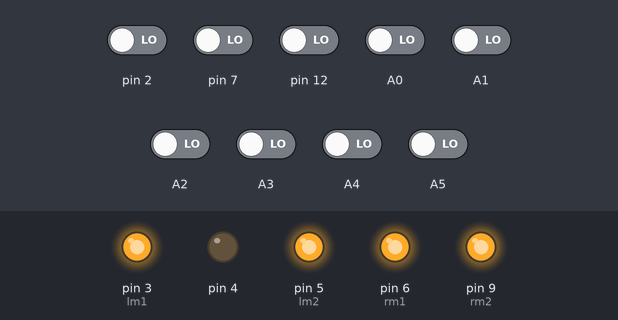
A sketch run on a simulated Arduino Uno, built with avr-gcc and run on an emulated ATmega328P. Shown: output pins drawn as LEDs (lit = HIGH). The test bench sets the inputs (shaded band); at power-on: A0–5, pin 2, pin 7, pin 12 LOW.

Above: at 1.2 s.
1.3 s: A2 driven HIGH
At 12.9 s:
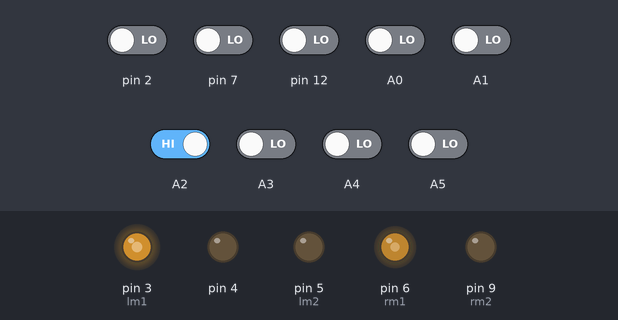
14.0 s: A3 driven HIGH
At 14.6 s:
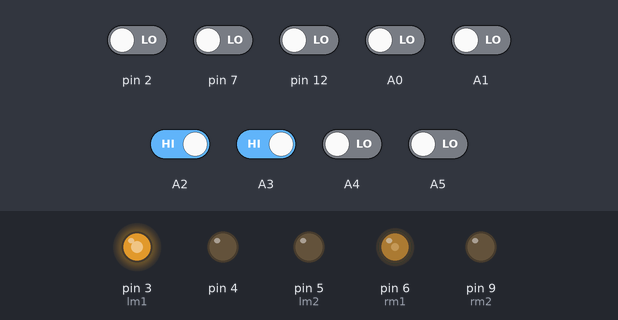
15.5 s: pin 2 driven HIGH
At 15.8 s:
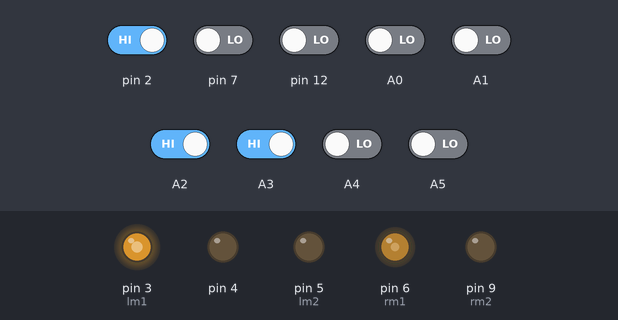
17.0 s: A4 driven HIGH
At 18.1 s:
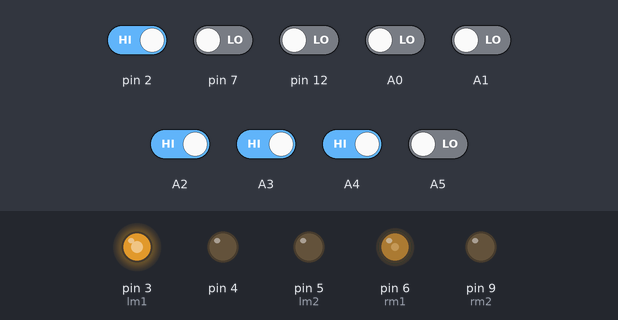
18.5 s: A5 driven HIGH
At 19.2 s:
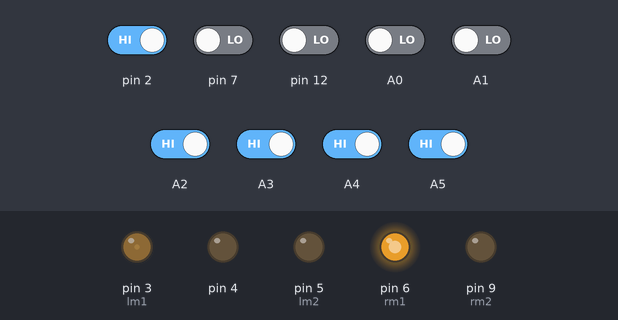
20.0 s: A2 driven LOW
At 20.4 s:
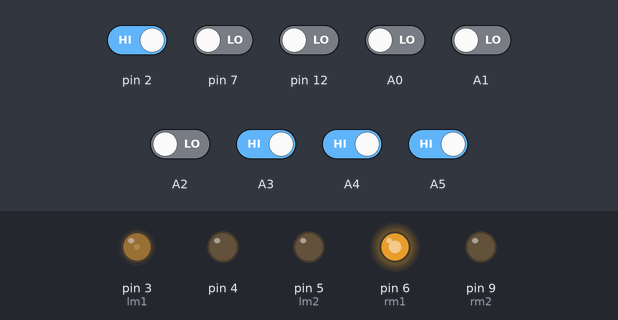
Timing chart, 0 to 22.5 s (numbered marks = the images above; inputs shaded):
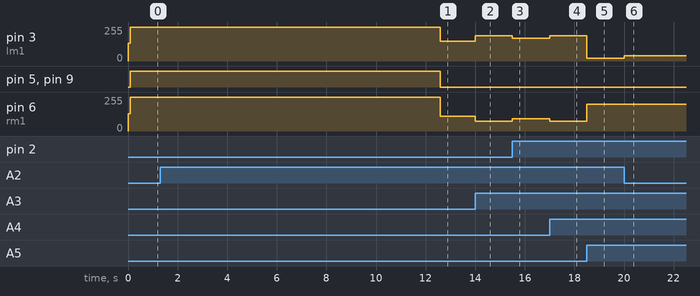

Measured:
- after the input at 1.3 s, pin 3 (lm1): 255/255 → 150/255 after 11.3 s; pin 5 (lm2), pin 9 (rm2): HIGH → LOW after 11.3 s; pin 6 (rm1): 255/255 → 111/255 after 11.3 s
- after the input at 14.0 s, pin 3 (lm1): 150/255 → 188/255 at once; pin 6 (rm1): 111/255 → 73/255 at once
- after the input at 15.5 s, pin 3 (lm1): 188/255 → 169/255 at once; pin 6 (rm1): 73/255 → 92/255 at once
- after the input at 17.0 s, pin 3 (lm1): 169/255 → 188/255 at once; pin 6 (rm1): 92/255 → 73/255 at once
- after the input at 18.5 s, pin 3 (lm1): 188/255 → 19/255 at once; pin 6 (rm1): 73/255 → 202/255 at once
- after the input at 20.0 s, pin 3 (lm1): 19/255 → 38/255 at once

The sketch:

block_mania_complete.ino
```cpp
#define lc 0 // black
#define sc 1 //white

/////////////motor pinout/////////////////

#define lm1 3
#define lm2 5
#define rm1 6
#define rm2 9

int s1,s2,s3,s4,s5,s6,s7,s8;

/////////////pid parameters////////////////

float error = 0;
float prev_error = 0;
float Kp = 37.5;
float Kd = 75;  //100/150
float P = 0;
float D = 0;
float pd = 0;

int lms,rms;
int bs = 130;

int left_max = 200;
int right_max = 202; //based on motor speed diff
int left_min = 0;
int right_min = 0;

///////////////sharp turn parameters///////////////

int left=0,right=0;
int leftthres = 300;    //150
int rightthres = 300;   //150

int leftacutethres = 700;
int rightacutethres = 700;


/////////////brake parameters///////////////

int brake_count = 0;
int brake_thres = 400;

/////////////block mania parameters/////////////

int b;
int len;
int len_small;
int len_big;
int i=0;
bool flag = false;

double block_counter=0;
double block_threshold = 2400;

void setup() {
  pinMode(lm1, OUTPUT);
  pinMode(lm2, OUTPUT);
  pinMode(rm1, OUTPUT);
  pinMode(rm2, OUTPUT);
  pinMode(4,OUTPUT);
  digitalWrite(4,LOW);

  left = 1000;
  right = 1000;

}

void loop() {
  readsensors();
  error_map();

  if (s1==lc){
    left = 0;
  }
  if (s8==lc){
    right = 0;
  }

   if (b==HIGH){
    flag = true;
    while(flag==true){
      block_counter = block_counter + 1;
      readsensors();
      if(b==LOW){
        flag= false;
        if(block_counter>block_threshold){
           len_big++;
           tone(10,5000,20);
        }
        else if(block_counter < block_threshold){
          len_small++;
          int a = 0;
          if(a==0){digitalWrite(4,HIGH);a = 1;}
          if(a==1){digitalWrite(4,LOW);a=0;}
        }
      }
    }
  }
  block_counter = 0;

  if((s2==lc)&&(s7==lc)){     //intersection blink
     digitalWrite(LED_BUILTIN,HIGH);
  }
  else{
     digitalWrite(LED_BUILTIN,LOW);
  }

  if (left==0 && right ==0){ //for braking
    if (brake_count>15000){
      brake_count=15000;
    }
    brake_count++;
  }
  else{
    brake_count = 0;
  }

  if ((s1!=lc)&&(s2!=lc)&&(s3!=lc)&&(s4!=lc)&&(s5!=lc)&&(s6!=lc)&&(s7!=lc)&&(s8!=lc)){
    if ((left>leftthres)&&(right<rightthres)){//right sharp turns
    brake();
    //delay(5);
    readsensors();
    while((s4!=lc)&&(s5!=lc)){
      sharp_right_turn();
      readsensors();
    }
    brake();
    //delay(10);
    //left = 1000;
    //right = 1000;
    }
    else if ((left<leftthres)&&(right>rightthres)){//left sharp turn
      brake();
      //delay(5);
      readsensors();
      while((s4!=lc)&&(s5!=lc)){
        sharp_left_turn();
        readsensors();
      }
      brake();
      //left = 1000;
      //right = 1000;

    }

  }

  else if((s1==lc)&&(s2==lc)&&(s3==lc)&&(s4==lc)&&(s5==lc)&&(s6==lc)&&(s7==lc)&&(s8==lc)){
    if (brake_count>brake_thres){  //end of maze
       stop_end();
       for(int j=0;j<len_big;j++){
        digitalWrite(13,HIGH);
        delay(1000);
        digitalWrite(13,LOW);
        delay(1000);
       }
       delay(2000);
       for(int j=0;j<len_small;j++){
        digitalWrite(4,HIGH);
        delay(1000);
        digitalWrite(4,LOW);
        delay(1000);
       }
       brake();
       delay(10000);
  }
  }

  pid();
  left=left+1;
  right=right+1;
  if(left>20000){//20000
    left=1000;
  }
  if(right>20000){
    right=1000;
  }
}

void afterstop(){

}

//////////////////////sensor get value//////////////////////

void readsensors(){
  s1 = digitalRead(A0);
  s2 = digitalRead(A1);
  s3 = digitalRead(A2);
  s4 = digitalRead(A3);
  s5 = digitalRead(A4);
  s6 = digitalRead(A5);
  s7 = digitalRead(2);
  s8 = digitalRead(7);
  b = digitalRead(12);
}

///////////////////////error definition/////////////////////

void error_map(){
  if((s3==sc)&&(s4==lc)&&(s5==lc)&&(s6==sc))
   error=0;
   else if((s3==lc)&&(s4==lc)&&(s5==lc)&&(s6==sc))
   error=-0.5;
  else if((s3==sc)&&(s4==lc)&&(s5==sc)&&(s6==sc))
   error=-0.5;
  else if((s3==sc)&&(s4==lc)&&(s5==lc)&&(s6==lc))
   error=0.5;
  else if((s3==sc)&&(s4==sc)&&(s5==lc)&&(s6==sc))
   error=0.5;

  else if((s2==sc)&&(s3==lc)&&(s4==lc)&&(s5==sc))
   error=-1;
  else if((s4==sc)&&(s5==lc)&&(s6==lc)&&(s7==sc))
   error=1;

  else if((s2==lc)&&(s3==lc)&&(s4==lc)&&(s5==sc))
   error=-1.5;
  else if((s2==sc)&&(s3==lc)&&(s4==sc)&&(s5==sc))
   error=-1.5;
  else if((s4==sc)&&(s5==lc)&&(s6==lc)&&(s7==lc))
   error=1.5;
  else if((s4==sc)&&(s5==sc)&&(s6==lc)&&(s7==sc))
   error=1.5;

  else if((s1==sc)&&(s2==lc)&&(s3==lc)&&(s4==sc))
   error=-2;
  else if((s5==sc)&&(s6==lc)&&(s7==lc)&&(s8==sc))
   error=2;

  else if((s1==lc)&&(s2==lc)&&(s3==lc)&&(s4==sc))
   error=-2.5;
  else if((s1==sc)&&(s2==lc)&&(s3==sc)&&(s4==sc))
   error=-2.5;
  else if((s5==sc)&&(s6==lc)&&(s7==lc)&&(s8==lc))
   error=2.5;
  else if((s5==sc)&&(s6==sc)&&(s7==lc)&&(s8==sc))
   error=2.5;

  else if((s1==lc)&&(s2==lc)&&(s3==sc))
   error=-3;
  else if((s6==sc)&&(s7==lc)&&(s8==lc))
   error=3;

  if((s1==lc)&&(s2==sc)&&(s8==sc))
   error=-3.5;
  if((s1==sc)&&(s7==sc)&&(s8==lc))
   error=3.5;
}

///////////////////////pid computation/////////////////////

void pid(){
  readsensors();
  error_map();

  pd = Kp*error + Kd*(error - prev_error);

  lms = bs + pd;
  rms = bs - pd;

  if(lms>=left_max)
  {
   lms=left_max;
  }

  else if(lms<=left_min)
  {
   lms=left_min;
  }

  if(rms>=right_max)
  {
   rms=right_max;
  }

  else if(rms<=right_min)
  {
   rms=right_min;
  }

  analogWrite(lm1,lms+2);
  analogWrite(lm2,0);
  analogWrite(rm1,rms);
  analogWrite(rm2,0);

  prev_error = error;

}

/////////////////////////intersection handling////////////////////

void stop_end(){
  brake();
  delay(500);
}

////////////////////////////turn functions////////////////////////

void straight(){
  analogWrite(lm1,110);
  analogWrite(lm2,0);
  analogWrite(rm1,110);
  analogWrite(rm2,0);
}

void sharp_left_turn(){
  analogWrite(lm1,0);
  analogWrite(lm2,110);
  analogWrite(rm1,110);
  analogWrite(rm2,0);
}

void sharp_right_turn(){
  analogWrite(lm1,110);//110->110->140
  analogWrite(lm2,0);
  analogWrite(rm1,0);
  analogWrite(rm2,110);
}

void sharp_accute_left_turn(){
  analogWrite(lm1,0);
  analogWrite(lm2,110);
  analogWrite(rm1,110);
  analogWrite(rm2,0);
}

void sharp_accute_right_turn(){
  analogWrite(lm1,110);
  analogWrite(lm2,0);
  analogWrite(rm1,0);
  analogWrite(rm2,110);
}

void about_turn(){
  analogWrite(lm1,0);
  analogWrite(lm2,110);
  analogWrite(rm1,110);
  analogWrite(rm2,0);
}

void brake(){
  analogWrite(lm1,255);
  analogWrite(lm2,255);
  analogWrite(rm1,255);
  analogWrite(rm2,255);
}
```
